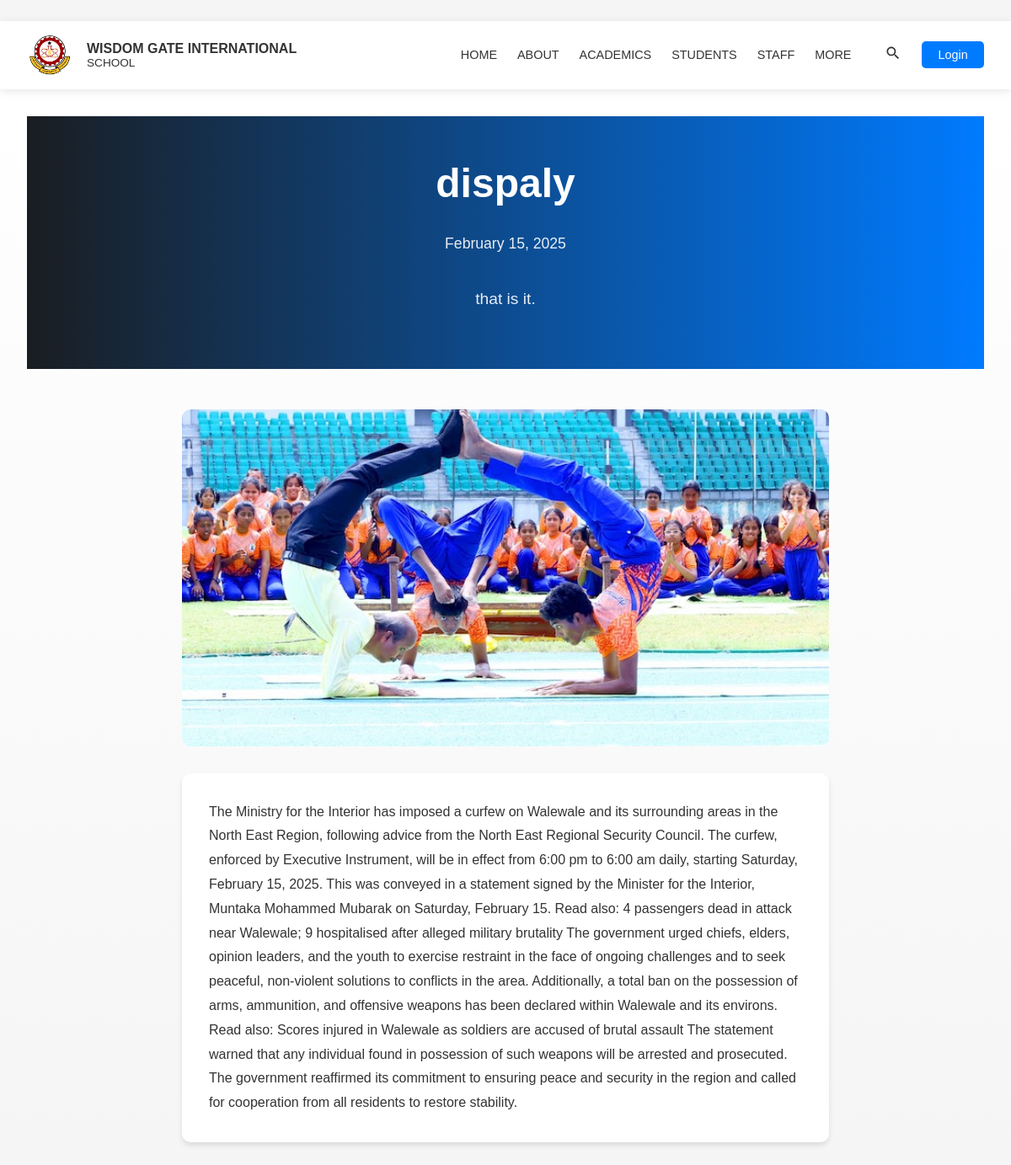
Screenshot of /wgis/news/2/ with the database file from the repository.
### wgis/models.py (models this page shows, shortened)
class News(models.Model):
    title = models.CharField(max_length=200)
    excerpt = models.TextField()
    content = models.TextField()
    image = models.ImageField(upload_to='news/')
    date = models.DateTimeField(auto_now_add=True)
    class Meta:
        verbose_name_plural = "News"
        ordering = ['-date']

### wgis/views.py (the view)
# urls.py: path('news/<int:pk>/', views.news_detail, name='news_detail'),
def news_detail(request, pk):
    news_item = get_object_or_404(News, pk=pk)
    return render(request, 'wgis/news_detail.html', {
        'news_item': news_item
    })

### wgis/templates/wgis/news_detail.html
{% extends 'wgis/base.html' %}
{% load static %}
{% block head %}
<link rel="stylesheet" href="{% static 'wgis/details.css' %}">
{% endblock %}
{% block content %}
<div class="news-banner">
    <div class="banner-content">
        <div class="banner-text">
            <h1>{{ news_item.title }}</h1>
            <div class="banner-meta">
                <span class="news-date">{{ news_item.date|date:"F d, Y" }}</span>
                {% if news_item.excerpt %}
                <p class="news-excerpt">{{ news_item.excerpt }}</p>
                {% endif %}
            </div>
        </div>
    </div>
</div>
<div class="news-detail">
    <div class="news-detail-image">
        <img src="{{ news_item.image.url }}" alt="{{ news_item.title }}">
    </div>
    <div class="news-detail-content">
        <div class="news-content">
            {{ news_item.content|safe }}
        </div>
    </div>
</div>
{% endblock %}

### wgis/static/wgis/base.css (style rules this page uses)
* { margin: 0; padding: 0; box-sizing: border-box; font-family: Arial, sans-serif; }
body { background-color: #f5f5f5; }

### wgis/static/wgis/details.css (style rules this page uses)
:root { --primary-color: #1a1d21; --secondary-color: #007bff; --white-color: #ffffff; --text-primary: #333; --text-secondary: #666; }
.news-banner { position: relative; width: 100%; height: 300px; background: linear-gradient(to right, var(--primary-color), var(--secondary-color)); color: var(--white-color); margin-bottom: 3rem; display: flex; align-items: center; justify-content: center; text-align: center; }
.banner-content { max-width: 1200px; margin: 0 auto; padding: 0 2rem; width: 100%; }
.banner-text { max-width: 800px; margin: 0 auto; }
.banner-text h1 { font-size: 3rem; margin-bottom: 1.5rem; line-height: 1.2; color: var(--white-color); background: var(--white-color); -webkit-background-clip: text; -webkit-text-fill-color: transparent; background-clip: text; }
.banner-meta { display: flex; flex-direction: column; gap: 1rem; align-items: center; }
.news-date { font-size: 1.1rem; opacity: 0.9; padding: 0.5rem 1rem; }
.news-excerpt { font-size: 1.2rem; line-height: 1.6; opacity: 0.9; max-width: 600px; padding: 1rem; }
.news-detail { max-width: 800px; margin: 2rem auto; padding: 0 1rem; }
.news-detail-image { width: 100%; height: 400px; overflow: hidden; border-radius: 10px; margin-bottom: 2rem; }
.news-detail-image img { width: 100%; height: 100%; object-fit: cover; }
.news-detail-content { background: var(--white-color); padding: 2rem; border-radius: 10px; box-shadow: 0 4px 6px rgba(0, 0, 0, 0.1); }
.news-detail-content .news-content { line-height: 1.8; color: var(--text-primary); }

### rows the page displays
News: title "dispaly", date "February 15, 2025", excerpt "that is it.", image (picture), content "The Ministry for the Interior has imposed a curfew on Walewale and its surrounding areas in the North East Region, following advice from the North East Regional Security Council. The curfew, enforced by Executive Instrument, will be in effect from 6:00 pm to 6:00 am daily, starting Saturday, February 15, 2025. This was conveyed in a statement signed by the Minister for the Interior, Muntaka Mohammed Mubarak on Saturday, February 15. Read also: 4 passengers dead in attack near Walewale; 9 hospitalised after alleged military brutality The government urged chiefs, elders, opinion leaders, and the youth to exercise restraint in the face of ongoing challenges and to seek peaceful, non-violent…"
